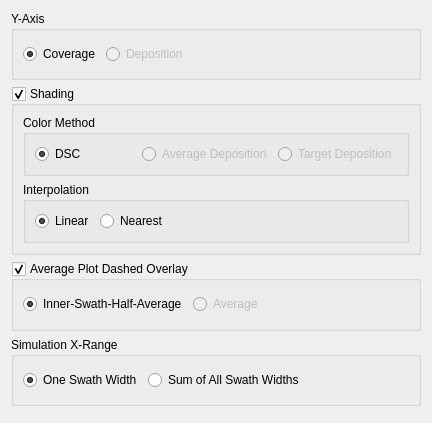
<?xml version="1.0" encoding="UTF-8"?>
<ui version="4.0">
 <class>Dialog</class>
 <widget class="QDialog" name="Dialog">
  <property name="geometry">
   <rect>
    <x>0</x>
    <y>0</y>
    <width>432</width>
    <height>423</height>
   </rect>
  </property>
  <property name="sizePolicy">
   <sizepolicy hsizetype="Expanding" vsizetype="Expanding">
    <horstretch>0</horstretch>
    <verstretch>0</verstretch>
   </sizepolicy>
  </property>
  <property name="windowTitle">
   <string>Card Plot Options</string>
  </property>
  <layout class="QVBoxLayout" name="verticalLayout_2">
   <item>
    <widget class="QGroupBox" name="gb_y_axis">
     <property name="title">
      <string>Y-Axis</string>
     </property>
     <layout class="QHBoxLayout" name="horizontalLayout">
      <item>
       <widget class="QRadioButton" name="rb_coverage">
        <property name="text">
         <string>Coverage</string>
        </property>
        <property name="checked">
         <bool>true</bool>
        </property>
       </widget>
      </item>
      <item>
       <widget class="QRadioButton" name="rb_deposition">
        <property name="enabled">
         <bool>false</bool>
        </property>
        <property name="text">
         <string>Deposition</string>
        </property>
       </widget>
      </item>
      <item>
       <spacer name="horizontalSpacer">
        <property name="orientation">
         <enum>Qt::Horizontal</enum>
        </property>
        <property name="sizeHint" stdset="0">
         <size>
          <width>40</width>
          <height>20</height>
         </size>
        </property>
       </spacer>
      </item>
     </layout>
    </widget>
   </item>
   <item>
    <widget class="QGroupBox" name="gb_shading">
     <property name="title">
      <string>Shading</string>
     </property>
     <property name="checkable">
      <bool>true</bool>
     </property>
     <layout class="QVBoxLayout" name="verticalLayout">
      <item>
       <widget class="QGroupBox" name="gb_shading_method">
        <property name="title">
         <string>Color Method</string>
        </property>
        <property name="checkable">
         <bool>false</bool>
        </property>
        <layout class="QHBoxLayout" name="horizontalLayout_2">
         <item>
          <widget class="QRadioButton" name="rb_dsc">
           <property name="text">
            <string>DSC</string>
           </property>
           <property name="checked">
            <bool>true</bool>
           </property>
          </widget>
         </item>
         <item>
          <widget class="QRadioButton" name="rb_deposition_average">
           <property name="enabled">
            <bool>false</bool>
           </property>
           <property name="text">
            <string>Average Deposition</string>
           </property>
          </widget>
         </item>
         <item>
          <widget class="QRadioButton" name="rb_deposition_target">
           <property name="enabled">
            <bool>false</bool>
           </property>
           <property name="text">
            <string>Target Deposition</string>
           </property>
          </widget>
         </item>
        </layout>
       </widget>
      </item>
      <item>
       <widget class="QGroupBox" name="gb_shading_interp">
        <property name="title">
         <string>Interpolation</string>
        </property>
        <layout class="QHBoxLayout" name="horizontalLayout_3">
         <item>
          <widget class="QRadioButton" name="rb_linear">
           <property name="text">
            <string>Linear</string>
           </property>
           <property name="checked">
            <bool>true</bool>
           </property>
          </widget>
         </item>
         <item>
          <widget class="QRadioButton" name="rb_nearest">
           <property name="text">
            <string>Nearest</string>
           </property>
          </widget>
         </item>
         <item>
          <spacer name="horizontalSpacer_2">
           <property name="orientation">
            <enum>Qt::Horizontal</enum>
           </property>
           <property name="sizeHint" stdset="0">
            <size>
             <width>191</width>
             <height>20</height>
            </size>
           </property>
          </spacer>
         </item>
        </layout>
       </widget>
      </item>
     </layout>
    </widget>
   </item>
   <item>
    <widget class="QGroupBox" name="gb_average_overlay">
     <property name="title">
      <string>Average Plot Dashed Overlay</string>
     </property>
     <property name="checkable">
      <bool>true</bool>
     </property>
     <layout class="QHBoxLayout" name="horizontalLayout_5">
      <item>
       <widget class="QRadioButton" name="rb_swath_box">
        <property name="text">
         <string>Inner-Swath-Half-Average</string>
        </property>
        <property name="checked">
         <bool>true</bool>
        </property>
       </widget>
      </item>
      <item>
       <widget class="QRadioButton" name="rb_average_value">
        <property name="enabled">
         <bool>false</bool>
        </property>
        <property name="text">
         <string>Average</string>
        </property>
       </widget>
      </item>
      <item>
       <spacer name="horizontalSpacer_4">
        <property name="orientation">
         <enum>Qt::Horizontal</enum>
        </property>
        <property name="sizeHint" stdset="0">
         <size>
          <width>95</width>
          <height>20</height>
         </size>
        </property>
       </spacer>
      </item>
     </layout>
    </widget>
   </item>
   <item>
    <widget class="QGroupBox" name="gb_simulation">
     <property name="title">
      <string>Simulation X-Range</string>
     </property>
     <layout class="QHBoxLayout" name="horizontalLayout_4">
      <item>
       <widget class="QRadioButton" name="rb_one">
        <property name="text">
         <string>One Swath Width</string>
        </property>
        <property name="checked">
         <bool>true</bool>
        </property>
       </widget>
      </item>
      <item>
       <widget class="QRadioButton" name="rb_all">
        <property name="text">
         <string>Sum of All Swath Widths</string>
        </property>
       </widget>
      </item>
      <item>
       <spacer name="horizontalSpacer_3">
        <property name="orientation">
         <enum>Qt::Horizontal</enum>
        </property>
        <property name="sizeHint" stdset="0">
         <size>
          <width>52</width>
          <height>20</height>
         </size>
        </property>
       </spacer>
      </item>
     </layout>
    </widget>
   </item>
   <item>
    <widget class="QDialogButtonBox" name="buttonBox">
     <property name="orientation">
      <enum>Qt::Horizontal</enum>
     </property>
     <property name="standardButtons">
      <set>QDialogButtonBox::NoButton</set>
     </property>
    </widget>
   </item>
  </layout>
 </widget>
 <resources/>
 <connections>
  <connection>
   <sender>buttonBox</sender>
   <signal>accepted()</signal>
   <receiver>Dialog</receiver>
   <slot>accept()</slot>
   <hints>
    <hint type="sourcelabel">
     <x>248</x>
     <y>254</y>
    </hint>
    <hint type="destinationlabel">
     <x>157</x>
     <y>274</y>
    </hint>
   </hints>
  </connection>
  <connection>
   <sender>buttonBox</sender>
   <signal>rejected()</signal>
   <receiver>Dialog</receiver>
   <slot>reject()</slot>
   <hints>
    <hint type="sourcelabel">
     <x>316</x>
     <y>260</y>
    </hint>
    <hint type="destinationlabel">
     <x>286</x>
     <y>274</y>
    </hint>
   </hints>
  </connection>
 </connections>
</ui>
